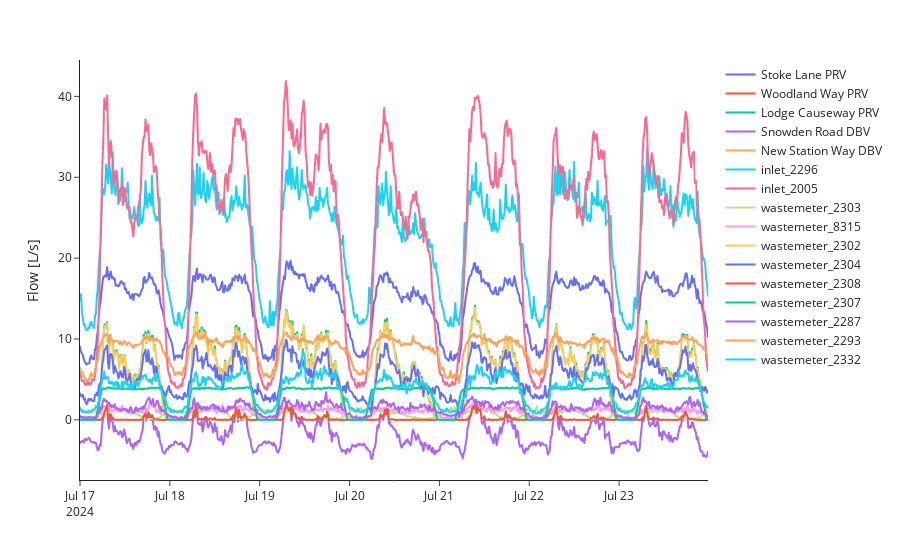

The cell this chart's notebook holds for it:
### Code cell
# flow data
try:
    flow_bwfl_ids = flow_df.dropna(subset=['mean'])['bwfl_id'].unique()
    plot_flow_df = flow_df[flow_df['bwfl_id'].isin(flow_bwfl_ids)]

    fig = px.line(
        plot_flow_df,
        x='datetime',
        y='mean',
        color='bwfl_id',
    )

    fig.update_layout(
        xaxis_title='',
        yaxis_title='Flow [L/s]',
        legend_title_text='',
        template='simple_white',
        height=450,
    )
    fig.show()
except:
    print("Plotting data not available.")

### Figure 1 — Plotly figure (JSON) as saved in the notebook; plotly's stock layout.template omitted (floating-point values rounded to 4 significant figures; data arrays with more than 128 entries replaced by an {"elided": "..."} marker saying what was removed)
{"data": [{"hovertemplate": "bwfl_id=Stoke Lane PRV<br>datetime=%{x}<br>mean=%{y}<extra></extra>", "legendgroup": "Stoke Lane PRV", "line": {"color": "#636efa", "dash": "solid"}, "marker": {"symbol": "circle"}, "mode": "lines", "name": "Stoke Lane PRV", "showlegend": true, "type": "scattergl", "x": {"elided": "672 str values"}, "xaxis": "x", "y": {"elided": "672 float values"}, "yaxis": "y"}, {"hovertemplate": "bwfl_id=Woodland Way PRV<br>datetime=%{x}<br>mean=%{y}<extra></extra>", "legendgroup": "Woodland Way PRV", "line": {"color": "#EF553B", "dash": "solid"}, "marker": {"symbol": "circle"}, "mode": "lines", "name": "Woodland Way PRV", "showlegend": true, "type": "scattergl", "x": {"elided": "672 str values"}, "xaxis": "x", "y": {"elided": "672 float values"}, "yaxis": "y"}, {"hovertemplate": "bwfl_id=Lodge Causeway PRV<br>datetime=%{x}<br>mean=%{y}<extra></extra>", "legendgroup": "Lodge Causeway PRV", "line": {"color": "#00cc96", "dash": "solid"}, "marker": {"symbol": "circle"}, "mode": "lines", "name": "Lodge Causeway PRV", "showlegend": true, "type": "scattergl", "x": {"elided": "672 str values"}, "xaxis": "x", "y": {"elided": "672 float values"}, "yaxis": "y"}, {"hovertemplate": "bwfl_id=Snowden Road DBV<br>datetime=%{x}<br>mean=%{y}<extra></extra>", "legendgroup": "Snowden Road DBV", "line": {"color": "#ab63fa", "dash": "solid"}, "marker": {"symbol": "circle"}, "mode": "lines", "name": "Snowden Road DBV", "showlegend": true, "type": "scattergl", "x": {"elided": "672 str values"}, "xaxis": "x", "y": {"elided": "672 float values"}, "yaxis": "y"}, {"hovertemplate": "bwfl_id=New Station Way DBV<br>datetime=%{x}<br>mean=%{y}<extra></extra>", "legendgroup": "New Station Way DBV", "line": {"color": "#FFA15A", "dash": "solid"}, "marker": {"symbol": "circle"}, "mode": "lines", "name": "New Station Way DBV", "showlegend": true, "type": "scattergl", "x": {"elided": "672 str values"}, "xaxis": "x", "y": {"elided": "672 float values"}, "yaxis": "y"}, {"hovertemplate": "bwfl_id=inlet_2296<br>datetime=%{x}<br>mean=%{y}<extra></extra>", "legendgroup": "inlet_2296", "line": {"color": "#19d3f3", "dash": "solid"}, "marker": {"symbol": "circle"}, "mode": "lines", "name": "inlet_2296", "showlegend": true, "type": "scattergl", "x": {"elided": "672 str values"}, "xaxis": "x", "y": {"elided": "672 float values"}, "yaxis": "y"}, {"hovertemplate": "bwfl_id=inlet_2005<br>datetime=%{x}<br>mean=%{y}<extra></extra>", "legendgroup": "inlet_2005", "line": {"color": "#FF6692", "dash": "solid"}, "marker": {"symbol": "circle"}, "mode": "lines", "name": "inlet_2005", "showlegend": true, "type": "scattergl", "x": {"elided": "672 str values"}, "xaxis": "x", "y": {"elided": "672 float values"}, "yaxis": "y"}, {"hovertemplate": "bwfl_id=wastemeter_2303<br>datetime=%{x}<br>mean=%{y}<extra></extra>", "legendgroup": "wastemeter_2303", "line": {"color": "#B6E880", "dash": "solid"}, "marker": {"symbol": "circle"}, "mode": "lines", "name": "wastemeter_2303", "showlegend": true, "type": "scattergl", "x": {"elided": "672 str values"}, "xaxis": "x", "y": {"elided": "672 float values"}, "yaxis": "y"}, {"hovertemplate": "bwfl_id=wastemeter_8315<br>datetime=%{x}<br>mean=%{y}<extra></extra>", "legendgroup": "wastemeter_8315", "line": {"color": "#FF97FF", "dash": "solid"}, "marker": {"symbol": "circle"}, "mode": "lines", "name": "wastemeter_8315", "showlegend": true, "type": "scattergl", "x": {"elided": "672 str values"}, "xaxis": "x", "y": {"elided": "672 float values"}, "yaxis": "y"}, {"hovertemplate": "bwfl_id=wastemeter_2302<br>datetime=%{x}<br>mean=%{y}<extra></extra>", "legendgroup": "wastemeter_2302", "line": {"color": "#FECB52", "dash": "solid"}, "marker": {"symbol": "circle"}, "mode": "lines", "name": "wastemeter_2302", "showlegend": true, "type": "scattergl", "x": {"elided": "672 str values"}, "xaxis": "x", "y": {"elided": "672 float values"}, "yaxis": "y"}, {"hovertemplate": "bwfl_id=wastemeter_2304<br>datetime=%{x}<br>mean=%{y}<extra></extra>", "legendgroup": "wastemeter_2304", "line": {"color": "#636efa", "dash": "solid"}, "marker": {"symbol": "circle"}, "mode": "lines", "name": "wastemeter_2304", "showlegend": true, "type": "scattergl", "x": {"elided": "672 str values"}, "xaxis": "x", "y": {"elided": "672 float values"}, "yaxis": "y"}, {"hovertemplate": "bwfl_id=wastemeter_2308<br>datetime=%{x}<br>mean=%{y}<extra></extra>", "legendgroup": "wastemeter_2308", "line": {"color": "#EF553B", "dash": "solid"}, "marker": {"symbol": "circle"}, "mode": "lines", "name": "wastemeter_2308", "showlegend": true, "type": "scattergl", "x": {"elided": "672 str values"}, "xaxis": "x", "y": {"elided": "672 float values"}, "yaxis": "y"}, {"hovertemplate": "bwfl_id=wastemeter_2307<br>datetime=%{x}<br>mean=%{y}<extra></extra>", "legendgroup": "wastemeter_2307", "line": {"color": "#00cc96", "dash": "solid"}, "marker": {"symbol": "circle"}, "mode": "lines", "name": "wastemeter_2307", "showlegend": true, "type": "scattergl", "x": {"elided": "672 str values"}, "xaxis": "x", "y": {"elided": "672 float values"}, "yaxis": "y"}, {"hovertemplate": "bwfl_id=wastemeter_2287<br>datetime=%{x}<br>mean=%{y}<extra></extra>", "legendgroup": "wastemeter_2287", "line": {"color": "#ab63fa", "dash": "solid"}, "marker": {"symbol": "circle"}, "mode": "lines", "name": "wastemeter_2287", "showlegend": true, "type": "scattergl", "x": {"elided": "672 str values"}, "xaxis": "x", "y": {"elided": "672 float values"}, "yaxis": "y"}, {"hovertemplate": "bwfl_id=wastemeter_2293<br>datetime=%{x}<br>mean=%{y}<extra></extra>", "legendgroup": "wastemeter_2293", "line": {"color": "#FFA15A", "dash": "solid"}, "marker": {"symbol": "circle"}, "mode": "lines", "name": "wastemeter_2293", "showlegend": true, "type": "scattergl", "x": {"elided": "672 str values"}, "xaxis": "x", "y": {"elided": "672 float values"}, "yaxis": "y"}, {"hovertemplate": "bwfl_id=wastemeter_2332<br>datetime=%{x}<br>mean=%{y}<extra></extra>", "legendgroup": "wastemeter_2332", "line": {"color": "#19d3f3", "dash": "solid"}, "marker": {"symbol": "circle"}, "mode": "lines", "name": "wastemeter_2332", "showlegend": true, "type": "scattergl", "x": {"elided": "672 str values"}, "xaxis": "x", "y": {"elided": "672 float values"}, "yaxis": "y"}], "layout": {"autosize": true, "legend": {"title": {"text": ""}, "tracegroupgap": 0}, "margin": {"t": 60}, "xaxis": {"anchor": "y", "autorange": true, "domain": [0, 1], "range": ["2024-07-17", "2024-07-23 23:45"], "title": {"text": ""}, "type": "date"}, "yaxis": {"anchor": "x", "autorange": true, "domain": [0, 1], "range": [-7.438, 44.5], "title": {"text": "Flow [L/s]"}, "type": "linear"}}}
